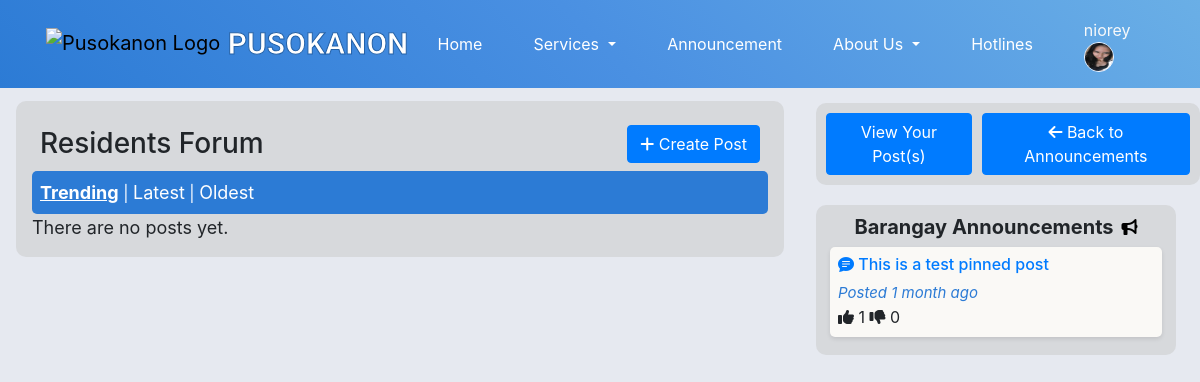
Screenshot of /Forum.php (signed in) with the database file from the repository.
### tables this page shows
CREATE TABLE `announcement_posts` (
  `post_id` int(11) NOT NULL,
  `staff_id` int(11) NOT NULL,
  `title` varchar(255) NOT NULL,
  `content` text NOT NULL,
  `created_at` timestamp NOT NULL DEFAULT current_timestamp(),
  `pinned` tinyint(1) NOT NULL DEFAULT 0,
  `upvotes` int(11) DEFAULT 0,
  `downvotes` int(11) DEFAULT 0
);

### db/DBconn.php (called while the page is built, shortened)
<?php
function fetchPinnedPosts($pdo, $limit = 5) {
    $query = "SELECT p.*
              FROM announcement_posts p
              WHERE p.pinned = 1
              ORDER BY p.created_at DESC
              LIMIT :limit";
    $stmt = $pdo->prepare($query);
    $stmt->bindParam(':limit', $limit, PDO::PARAM_INT);
    $stmt->execute();
    return $stmt->fetchAll();
}

### Forum.php (the view, shortened to what this page needs)
<?php
    include 'include/header.php';
    include 'db/DBconn.php';
    $sort = isset($_GET['sort']) ? $_GET['sort'] : 'trending';
    $pinnedPosts = fetchPinnedPosts($pdo);
    $posts = fetchAllResidentPosts($pdo, $sort);
    function time_elapsed_string($datetime, $full = false) {
        $now = new DateTime;
        $ago = new DateTime($datetime);
        $diff = $now->diff($ago);
        $weeks = floor($diff->d / 7);
        $diff->d -= $weeks * 7;
        $string = array(
            'y' => 'year',
            'm' => 'month',
            'w' => 'week',
            'd' => 'day',
            'h' => 'hour',
            'i' => 'minute',
            's' => 'second',
        );
        foreach ($string as $k => &$v) {
            $value = $k === 'w' ? $weeks : $diff->$k;
            if ($value) {
                $v = $value . ' ' . $v . ($value > 1 ? 's' : '');
            } else {
                unset($string[$k]);
            }
        }
        if (!$full) $string = array_slice($string, 0, 1);
        return $string ? implode(', ', $string) . ' ago' : 'just now';
    }
?>
<link rel="stylesheet" href="css/Forum.css">
<div class="container-fluid d-flex justify-content-center">
    <section class="main">
        <div class="row">
            <div class="col-12 col-md-4 order-md-2 p-2 p-md-3">
                <div class="kuan">
                    <div id="actionsDiv" class="Actions d-flex justify-content-between">
                        <a href="view-own-posts.php">
                            <button class="btn btn-primary">View Your Post(s)</button>
                        </a>
                        <a href="Announcement.php">
                            <button class="btn btn-primary"><i class="fa-solid fa-arrow-left"></i> Back to Announcements</button>
                        </a>
                    </div>
                    <div class="Pinned-Posts">
                        <h5 class="fw-bold d-flex justify-content-center align-items-center">
                                <span class="d-flex align-items-center">
                                    Barangay Announcements
                                    <i class="fa-solid fa-bullhorn ms-2 text-black small"></i>
                                </span>
                        </h5>
                        <?php if (!empty($pinnedPosts)): ?>
                        <?php foreach ($pinnedPosts as $pinnedPost): ?>
                            <a href="Res-view-Post.php?id=<?php echo $pinnedPost['post_id']; ?>">
                                <div class="Pinned-Post my-2 mx-1 px-2 py-2">
                                    <h6 class="post-title"><i class="bi bi-chat-text-fill pin-title"></i> <?php echo htmlspecialchars($pinnedPost['title']); ?></h6>
                                    <p class="posted small">Posted <?php echo time_elapsed_string($pinnedPost['created_at']); ?></p>
                                    <div class="d-none d-md-block">
                                            <i class="fa-solid fa-thumbs-up pinned-reactions"></i>
                                            <span class="pinned-reactions"><?php echo $pinnedPost['upvotes']; ?></span>
                                            <i class="fa-solid fa-thumbs-down pinned-reactions"></i>
                                            <span class="pinned-reactions"><?php echo $pinnedPost['downvotes']; ?></span>
                                    </div>
                                </div>
                            </a>
                        <?php endforeach; ?>
                        <?php else: ?>
                            <p class="no-pinned-message">There are no pinned posts yet.</p>
                        <?php endif; ?>
                    </div>
                </div>
            </div>
            <div class="col-12 col-md-8 order-md-1 px-0 px-md-3">
                <div class="Posts my-4 mt-md-4 p-0 p-sm-3 pb-0">
                    <div class="d-flex justify-content-between align-items-center">
                        <h3 class="m-2">Residents Forum</h3>
                        <a href="create_post.php" class="m-2 float-right">
                            <button class="btn btn-primary"><i class="fa-solid fa-plus"></i> Create Post</button>
                        </a>
                    </div>
                    <div class="sort-container px-2 py-2 d-none d-md-block">
                        <a href="?sort=trending" class="trending-button <?php echo $sort === 'trending' ? 'active' : ''; ?>">Trending</a>   |
                        <a href="?sort=latest" class="latest-button <?php echo $sort === 'latest' ? 'active' : ''; ?>">Latest</a>   |
                        <a href="?sort=oldest" class="oldest-button <?php echo $sort === 'oldest' ? 'active' : ''; ?>">Oldest</a>
                    </div>
                      <?php if (!empty($posts)): ?>
                          <?php foreach ($posts as $post): ?>
                                <a href="resident_post.php?id=<?php echo $post['post_id']; ?>&ref=forum">
                                  <div class="Post my-2 px-3 py-3">
                                      <div class="post-header d-flex align-items-center mb-2">
                                          <img src="<?php echo $post['profile_picture'] ? 'db/ProfilePictures/' . htmlspecialchars($post['profile_picture']) : 'PicturesNeeded/blank_profile.png'; ?>" alt="Profile Picture" class="profile-picture mr-2" style="width: 40px; height: 40px; border-radius: 50%;">
                                          <span class="poster-name"><?php echo htmlspecialchars($post['res_fname'] . ' ' . $post['res_lname']); ?></span>
                                      </div>
                                      <h3 class="fw-bold"><?php echo htmlspecialchars($post['title']); ?></h3>
                                      <p><?php echo substr(htmlspecialchars($post['content']), 0, 100) . '...'; ?></p>
                                      <p class="posted mb-5"><i class="bi bi-clock"></i> Posted <?php echo time_elapsed_string($post['created_at']); ?></p>
                                      <?php $media = fetchPostMedia($pdo, $post['post_id']); ?>
                                      <?php if (!empty($media)): ?>
                                          <div id="Post<?php echo $post['post_id']; ?>" class="carousel slide" data-bs-ride="carousel">
                                              <div class="carousel-inner">
                                                  <?php foreach ($media as $index => $item): ?>
                                                      <div class="carousel-item <?php echo $index === 0 ? 'active' : ''; ?>">
                                                          <?php if ($item['media_type'] === 'image'): ?>
                                                              <img src="db/PostMedias/Images/<?php echo htmlspecialchars($item['media_path']); ?>" class="d-block w-100" alt="Post Image">
                                                          <?php elseif ($item['media_type'] === 'video'): ?>
                                                              <video class="d-block w-100" controls>
                                                                  <source src="db/PostMedias/Videos/<?php echo htmlspecialchars($item['media_path']); ?>" type="video/mp4">
                                                                  Your browser does not support the video tag.
                                                              </video>
                                                          <?php endif; ?>
                                                      </div>
                                                  <?php endforeach; ?>
                                              </div>
                                              <?php if (count($media) > 1): ?>
                                                  <button class="carousel-control-prev" type="button" data-bs-target="#Post<?php echo $post['post_id']; ?>" data-bs-slide="prev">
                                                      <span class="carousel-control-prev-icon" aria-hidden="true"></span>
                                                      <span class="visually-hidden">Previous</span>
                                                  </button>
                                                  <button class="carousel-control-next" type="button" data-bs-target="#Post<?php echo $post['post_id']; ?>" data-bs-slide="next">
                                                      <span class="carousel-control-next-icon" aria-hidden="true"></span>
                                                      <span class="visually-hidden">Next</span>
                                                  </button>
                                              <?php endif; ?>
                                          </div>
                                      <?php endif; ?>
                                      <div class="reactions">
                                          <span class="reaction">
                                              <button class="btn upvote-btn <?php echo (isset($_SESSION['res_ID']) && getUserReaction($pdo, $post['post_id'], $_SESSION['res_ID'])['reaction_type'] === 'upvote') ? 'active' : ''; ?>" data-post-id="<?php echo $post['post_id']; ?>">
                                                  <i class="fa-solid fa-thumbs-up"></i>
                                              </button>
                                              <span class="count upvote-count"><?php echo $post['upvotes']; ?></span>
                                          </span>
                                          <span class="reaction">
                                              <button class="btn downvote-btn <?php echo (isset($_SESSION['res_ID']) && getUserReaction($pdo, $post['post_id'], $_SESSION['res_ID'])['reaction_type'] === 'downvote') ? 'active' : ''; ?>" data-post-id="<?php echo $post['post_id']; ?>">
                                                  <i class="fa-solid fa-thumbs-down"></i>
                                              </button>
                                              <span class="count downvote-count"><?php echo $post['downvotes']; ?></span>
                                          </span>
                                      </div>
                                  </div>
                              </a>
                          <?php endforeach; ?>
                    <?php else: ?>
                        <p class="no-post-message">There are no posts yet.</p>
                    <?php endif; ?>
                </div>
            </div>
        </div>
    </section>
</div>

### css/navbarstyles.css (style rules this page uses)
body { background-color: #e6e9f0; background-image: url("../PicturesNeeded/pusokLogoTransparent.png"); background-size: cover; background-position: center; background-repeat: no-repeat; background-attachment: fixed; }
p { margin-top: 0; margin-bottom: 0rem; }

### css/Forum.css (style rules this page uses)
.main { width: 100%; margin-top: 77px; }
.Posts { padding: 10px; background-color: #D7D9DC; border-radius: 10px; }
.kuan { position: fixed; }
.Actions { margin: 10px 0px; padding: 10px; gap:10px; background-color: #D7D9DC; border-radius: 10px; }
.Pinned-Posts { margin: 10px 0px; padding: 10px; background-color: #D7D9DC; border-radius: 10px; position: fixed; width: 30%; }
.Pinned-Post { margin: 5px; padding: 5px; background-color: #FAF9F6; border-radius: 5px; box-shadow: 0 2px 4px rgba(0, 0, 0, 0.1); }
.pinned-reactions { color: #212529 }
.sort-container { width: 100%; display: flex; background-color: #2C7BD5; color: white; border-radius: 5px; position: sticky; top: 80px; z-index: 1000; }
.trending-button, .latest-button, .oldest-button { color: white; font-size: 18px; }
.trending-button.active, .latest-button.active, .oldest-button.active { text-decoration: underline; font-weight: bold; }
.post-title, .post-content, .posted { cursor: pointer; }
h3, h5, h2, p { color: #212529;; }
p { font-size: 18px; }
.posted { color: #2C7BD5; font-size: 15px; font-style: italic; }

### rows the page displays
announcement_posts: title "This is a test pinned post", created_at "1 month ago", upvotes "1", downvotes "0"

### other values shown
$firstName "niorey"
